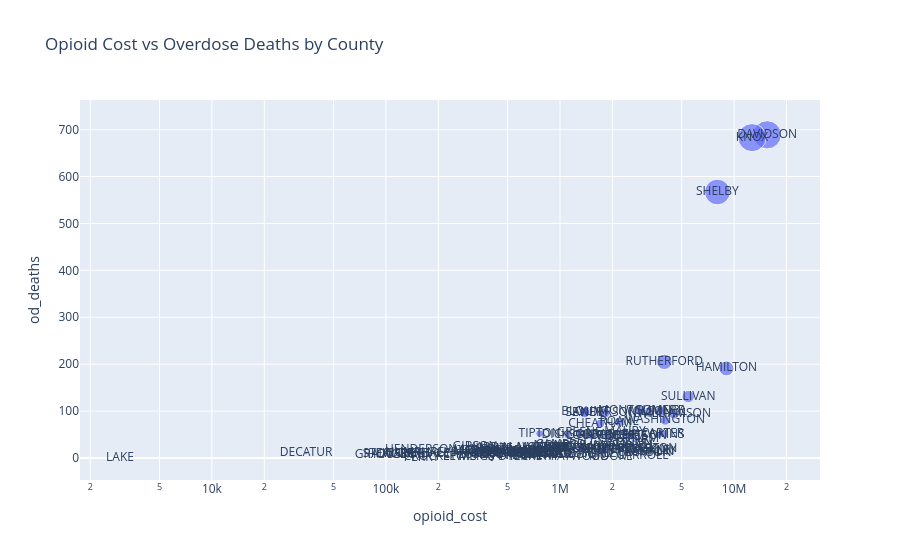

Notebook source saved alongside this figure:
### Code cell
fig = px.scatter(
    drug7,
    x="opioid_cost",
    y="od_deaths",
    text="county",   # hover label
    log_x=True,      # log scale
    size="od_deaths",
    title="Opioid Cost vs Overdose Deaths by County"
)
fig.show()

### Figure 1 — Plotly figure (JSON) as saved in the notebook; plotly's stock layout.template omitted (floating-point values rounded to 4 significant figures)
{"data": [{"hovertemplate": "opioid_cost=%{x}<br>od_deaths=%{marker.size}<br>county=%{text}<extra></extra>", "legendgroup": "", "marker": {"color": "#636efa", "size": [689, 683, 191, 567, 131, 94, 80, 205, 52, 100, 49, 14, 20, 98, 11, 13, 4, 101, 17, 40, 46, 45, 29, 56, 26, 77, 2, 48, 24, 19, 46, 96, 18, 14, 73, 46, 19, 6, 99, 97, 9, 20, 53, 2, 49, 28, 20, 25, 22, 21, 6, 8, 12, 14, 22, 6, 8, 21, 52, 9, 15, 12, 11, 2, 8, 6, 4, 11, 2, 15, 8, 8, 19, 21, 10, 11, 18, 14, 15, 7, 3, 12, 23, 7, 3, 3, 1, 11, 17, 9, 7, 8, 7, 10, 0], "sizemode": "area", "sizeref": 1.722, "symbol": "circle"}, "mode": "markers+text", "name": "", "orientation": "v", "showlegend": false, "text": ["DAVIDSON", "KNOX", "HAMILTON", "SHELBY", "SULLIVAN", "WILLIAMSON", "WASHINGTON", "RUTHERFORD", "CARTER", "SUMNER", "HAWKINS", "WEAKLEY", "OVERTON", "WILSON", "JACKSON", "FRANKLIN", "CARROLL", "MONTGOMERY", "JEFFERSON", "PUTNAM", "ROBERTSON", "COFFEE", "MADISON", "MAURY", "MARSHALL", "ROANE", "MOORE", "BRADLEY", "CUMBERLAND", "BEDFORD", "HAMBLEN", "ANDERSON", "SMITH", "HENRY", "CHEATHAM", "LOUDON", "MC MINN", "OBION", "BLOUNT", "SEVIER", "TROUSDALE", "HICKMAN", "GREENE", "HAYWOOD", "DICKSON", "CAMPBELL", "UNICOI", "MONROE", "GILES", "COCKE", "GRUNDY", "BLEDSOE", "RHEA", "FAYETTE", "MORGAN", "FENTRESS", "WAYNE", "LAWRENCE", "TIPTON", "MARION", "WARREN", "CANNON", "BENTON", "PICKETT", "SCOTT", "JOHNSON", "VAN BUREN", "SEQUATCHIE", "DYER", "UNION", "CLAIBORNE", "HARDEMAN", "WHITE", "HARDIN", "HANCOCK", "CLAY", "LINCOLN", "DE KALB", "MC NAIRY", "POLK", "MEIGS", "MACON", "GIBSON", "CHESTER", "LEWIS", "CROCKETT", "PERRY", "HUMPHREYS", "HENDERSON", "LAUDERDALE", "HOUSTON", "STEWART", "GRAINGER", "DECATUR", "LAKE"], "type": "scatter", "x": [15500000.0, 12690000.0, 9034000.0, 8019000.0, 5453000.0, 4528000.0, 4019000.0, 3975000.0, 3886000.0, 3785000.0, 3653000.0, 3294000.0, 3271000.0, 3258000.0, 3137000.0, 3129000.0, 2984000.0, 2909000.0, 2831000.0, 2667000.0, 2590000.0, 2401000.0, 2373000.0, 2362000.0, 2338000.0, 2194000.0, 1958000.0, 1936000.0, 1842000.0, 1837000.0, 1829000.0, 1805000.0, 1744000.0, 1719000.0, 1699000.0, 1525000.0, 1443000.0, 1415000.0, 1394000.0, 1382000.0, 1352000.0, 1301000.0, 1286000.0, 1281000.0, 1105000.0, 1080000.0, 1050000.0, 997343, 901400.0, 886200.0, 864500.0, 864000.0, 844800.0, 838200.0, 797900.0, 796600.0, 786100.0, 765500.0, 763300.0, 762300.0, 716600.0, 716600.0, 706000.0, 697500.0, 643100.0, 583500.0, 579000.0, 555200.0, 536000.0, 525300.0, 492800.0, 442300.0, 420300.0, 391700.0, 383600.0, 380900.0, 375400.0, 373600.0, 352600.0, 340200.0, 331200.0, 325000.0, 324900.0, 295500.0, 266000.0, 187800.0, 160200.0, 160100.0, 159400.0, 142500.0, 115400.0, 103800.0, 97810.0, 34770.0, 2965.0], "xaxis": "x", "y": [689, 683, 191, 567, 131, 94, 80, 205, 52, 100, 49, 14, 20, 98, 11, 13, 4, 101, 17, 40, 46, 45, 29, 56, 26, 77, 2, 48, 24, 19, 46, 96, 18, 14, 73, 46, 19, 6, 99, 97, 9, 20, 53, 2, 49, 28, 20, 25, 22, 21, 6, 8, 12, 14, 22, 6, 8, 21, 52, 9, 15, 12, 11, 2, 8, 6, 4, 11, 2, 15, 8, 8, 19, 21, 10, 11, 18, 14, 15, 7, 3, 12, 23, 7, 3, 3, 1, 11, 17, 9, 7, 8, 7, 10, 0], "yaxis": "y"}], "layout": {"legend": {"itemsizing": "constant", "tracegroupgap": 0}, "title": {"text": "Opioid Cost vs Overdose Deaths by County"}, "xaxis": {"anchor": "y", "domain": [0, 1], "title": {"text": "opioid_cost"}, "type": "log"}, "yaxis": {"anchor": "x", "domain": [0, 1], "title": {"text": "od_deaths"}}}}
